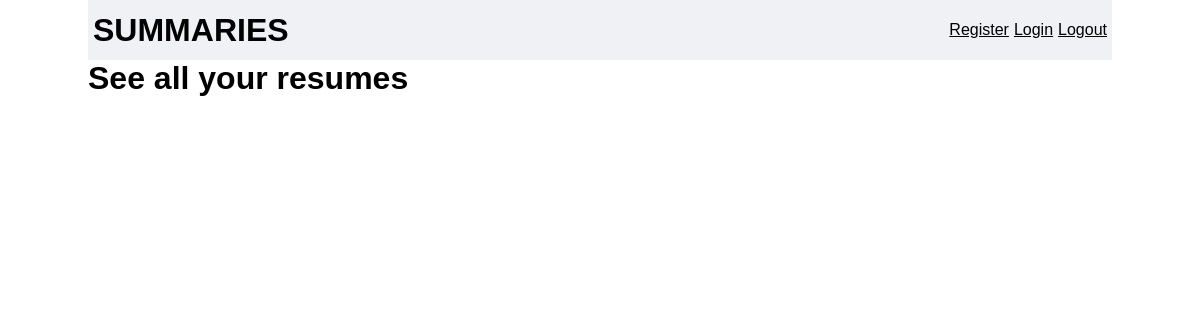
The page /summaries/2/ (signed in) on the database as committed earlier.
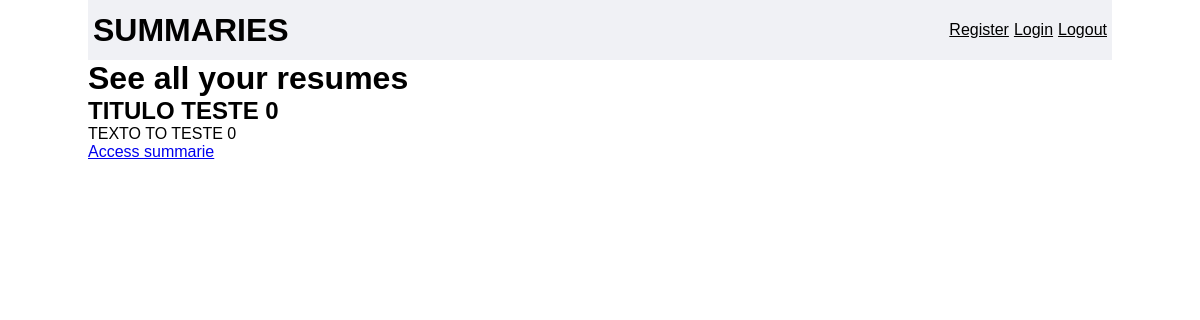
The same page on the database as committed later.
### summaries/models.py (models this page shows, shortened)
class Summarie(models.Model):
    subject = models.ForeignKey(Subject, on_delete=models.CASCADE)
    title = models.CharField(max_length=30, default="Nenhum título adicionado.")
    text = models.TextField()

### summaries/views.py (the view)
# urls.py: path("summaries/<int:id>/", views.ListSummaries.as_view(), name="summaries"),
class ListSummaries(View):
    def get(self, request, id):
        summaries = None
        subjects = None
        if request.user.is_active:
            subjects = Subject.objects.filter(user=request.user).values()
            subjects = [subject for subject in subjects]
            summaries = []
            for subject in subjects:
                if subject["id"] == id:
                    summaries += Summarie.objects.filter(subject=subject['id']).values()
        return render(request, "summaries/summaries.html", {"summaries": summaries})

### summaries/templates/summaries/summaries.html (shortened to what this page needs)
{% extends "base.html" %}
{% block content %}
    <div class="max-width">
        <h1>See all your resumes</h1>
        {% for summarie in summaries %}
            <div>
                <h2>{{ summarie.title }}</h2>
                <p>{{ summarie.text }}</p>
                <a href="{% url "summaries:summarie" summarie.id %}">Access summarie</a>
            </div>
        {% endfor %}
    </div>
{% endblock %}

### summaries/templates/base.html (shortened to what this page needs)
<!DOCTYPE html>
<html lang="pt-br">
    <head>
        {% load static %}
        <link href="{% static '/summaries/styles.css' %}" rel="stylesheet">
    </head>
    <body>
        <header class="max-width">
            <a href="{% url 'summaries:home' %}">SUMMARIES</a>
            <nav>
                <ul>
                    <li><a href="{% url 'register' %}">Register</a></li>
                    <li><a href="{% url 'login' %}">Login</a></li>
                    <li><a href="{% url 'logout' %}">Logout</a></li>
                </ul>
            </nav>
        </header>
        <main>
            {% block content %}
            {% endblock %}
        </main>
    </body>
</html>

### summaries/static/summaries/styles.css (style rules this page uses)
* { padding: 0; margin: 0; box-sizing: border-box; font-family: Arial; }
.max-width { width: 1024px; margin: auto; }
header { height: 60px; padding: 5px; background-color: #f0f1f5; display: flex; align-items: center; justify-content: space-between; }
header > a { text-decoration: none; font-weight: bold; font-size: 2em; }
header a { color: #000; }
header nav ul { list-style-type: none; display: flex; gap: 5px; }
main { height: calc(100vh - 60px); }

Rows that differ between the two databases and show on the page:
added Summarie: title "TITULO TESTE 0", text "TEXTO TO TESTE 0"
